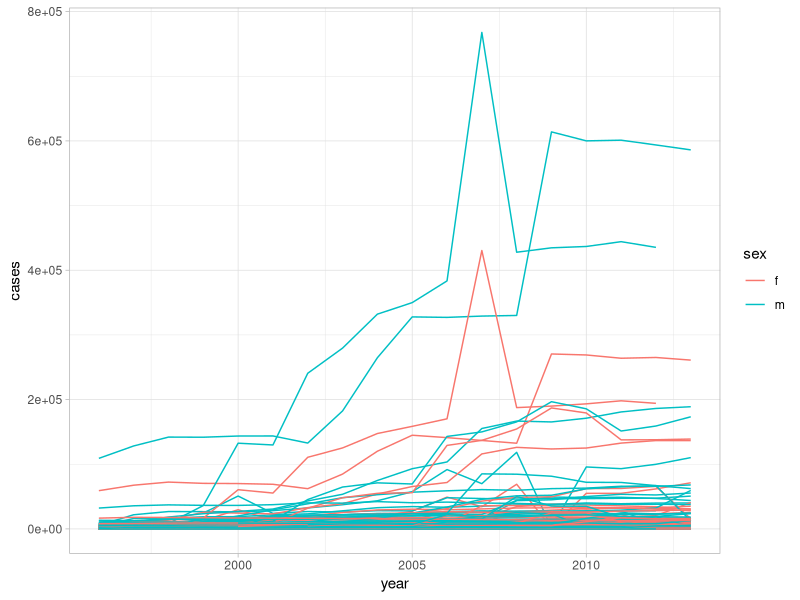

Write R code to recreate this figure.
## ---- chunk 1
library(tidyverse)
table1
table2
table3
table4a
table4b
## ---- chunk 2
table4a %>% 
  pivot_longer(c(`1999`, `2000`), names_to = "year", values_to = "cases")
## ---- chunk 3
table4b %>% 
  pivot_longer(c(`1999`, `2000`), names_to = "year", values_to = "population")
## ---- chunk 4
tidy4a <- table4a %>% 
  pivot_longer(c(`1999`, `2000`), names_to = "year", values_to = "cases")
tidy4b <- table4b %>% 
  pivot_longer(c(`1999`, `2000`), names_to = "year", values_to = "population")
left_join(tidy4a, tidy4b)
## ---- chunk 5
table2 %>%
    pivot_wider(names_from = type, values_from = count)
## ---- chunk 6
stocks <- tibble(
  year   = c(2015, 2015, 2016, 2016),
  half  = c(   1,    2,     1,    2),
  return = c(1.88, 0.59, 0.92, 0.17)
)

stocks

stocks %>% 
  pivot_wider(names_from = year, values_from = return) %>% 
  pivot_longer(`2015`:`2016`, names_to = "year", values_to = "return")
## ---- chunk 7
stocks %>% 
  pivot_wider(names_from = year, values_from = return) %>% 
  pivot_longer(`2015`:`2016`, names_to = "year", values_to = "return",
               names_transform = list(year = as.numeric )) %>% 
  select(year, half, return) %>% 
  arrange(year)
## ---- chunk 8
people <- tribble(
  ~name,             ~names,  ~values,
  #-----------------|--------|------
  "Phillip Woods",   "age",       45,
  "Phillip Woods",   "height",   186,
  "Phillip Woods",   "age",       50,
  "Jessica Cordero", "age",       37,
  "Jessica Cordero", "height",   156
)
## ---- chunk 9
pivot_wider(people, names_from="name", values_from = "values")
## ---- chunk 10
people %>%
  group_by(name, names) %>%
  mutate(obs = row_number()) %>% 
  pivot_wider(names_from = "name", values_from = "values")
## ---- chunk 11
table3 %>% 
  separate(rate, into = c("cases", "population"))
## ---- chunk 12
table3 %>% 
  separate(rate, into = c("cases", "population"), sep = "/")
## ---- chunk 13
table3 %>% 
  separate(rate, into = c("cases", "population"), convert = TRUE)
## ---- chunk 14
table3 %>% 
  separate(year, into = c("first_3", "last_digit"), sep = -1) %>% 
  separate(rate, into = c("cases", "population"), convert = TRUE)

table3 %>% 
  separate(year, into = c("century", "year"), sep = 2) %>% 
  separate(rate, into = c("cases", "population"), convert = TRUE)
## ---- chunk 15
table5 %>% 
  unite(new, century, year, sep = "")
## ---- chunk 16
tibble(x = c("a,b,c", "d,e,f,g", "h,i,j")) %>% 
  separate(x, c("one", "two", "three"))

tibble(x = c("a,b,c", "d,e", "f,g,i")) %>% 
  separate(x, c("one", "two", "three"))
## ---- chunk 17
tibble(x = c("a,b,c", "d,e,f,g", "h,i,j")) %>%
  separate(x, c("one", "two", "three"), extra = "merge")
## ---- chunk 18
tibble(x = c("a,b,c", "d,e", "f,g,i")) %>%
  separate(x, c("one", "two", "three"), fill = "left")

tibble(x = c("a,b,c", "d,e", "f,g,i")) %>%
  separate(x, c("one", "two", "three"), fill = "right")
## ---- chunk 19
stocks <- tibble(
  year   = c(2015, 2015, 2015, 2015, 2016, 2016, 2016),
  qtr    = c(   1,    2,    3,    4,    2,    3,    4),
  return = c(1.88, 0.59, 0.35,   NA, 0.92, 0.17, 2.66)
)
## ---- chunk 20
stocks %>% 
  pivot_wider(names_from = year, values_from = return)
## ---- chunk 21
stocks %>% 
  pivot_wider(names_from = year, values_from = return) %>% 
  pivot_longer(
    cols = c(`2015`, `2016`), 
    names_to = "year", 
    values_to = "return", 
    values_drop_na = TRUE
  )
## ---- chunk 22
stocks %>% 
  complete(year, qtr)
## ---- chunk 23
treatment <- tribble(
  ~ person,           ~ treatment, ~response,
  "Derrick Whitmore", 1,           7,
  NA,                 2,           10,
  NA,                 3,           9,
  "Katherine Burke",  1,           4
)

treatment

treatment %>% 
  fill(person)
## ---- chunk 24
treatment %>% 
  fill(person, .direction = "up")
## ---- chunk 25
data("who")
## ---- chunk 26
who1 <- who %>% 
  pivot_longer(
    cols = new_sp_m014:newrel_f65, 
    names_to = "key", 
    values_to = "cases", 
    values_drop_na = TRUE
  )
who1
## ---- chunk 27
who2 <- who1 %>% 
  mutate(key = stringr::str_replace(key, "newrel", "new_rel"))
who2
## ---- chunk 28
who3 <- who2 %>% 
  separate(key, c("new", "type", "sexage"), sep = "_")
who3
## ---- chunk 29
who4 <- who3 %>% 
  select(-new, -iso2, -iso3)
## ---- chunk 30
who5 <- who4 %>% 
  separate(sexage, c("sex", "age"), sep = 1)
who5
## ---- chunk 31
who_piped <- who %>%
  pivot_longer(
    cols = new_sp_m014:newrel_f65, 
    names_to = "key", 
    values_to = "cases", 
    values_drop_na = TRUE
  ) %>% 
  mutate(
    key = stringr::str_replace(key, "newrel", "new_rel")
  ) %>%
  separate(key, c("new", "var", "sexage")) %>% 
  select(-new, -iso2, -iso3) %>% 
  separate(sexage, c("sex", "age"), sep = 1)
## ---- chunk 32
who5 %>%
  group_by(country, year, sex) %>%
  filter(year > 1995) %>%
  summarise(cases = sum(cases)) %>%
  unite(country_sex, country, sex, remove = FALSE) %>%
  ggplot(aes(x = year, y = cases, group = country_sex, colour = sex)) +
  geom_line() +
  theme_light()
